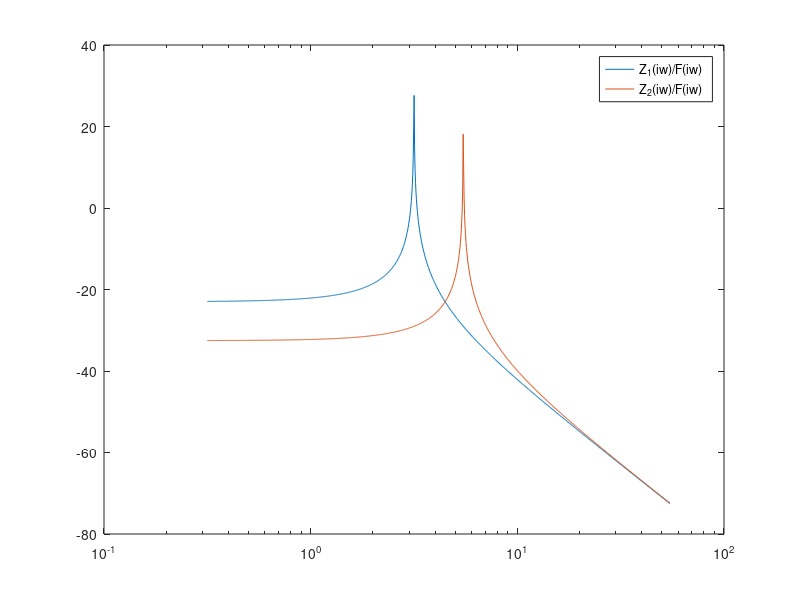
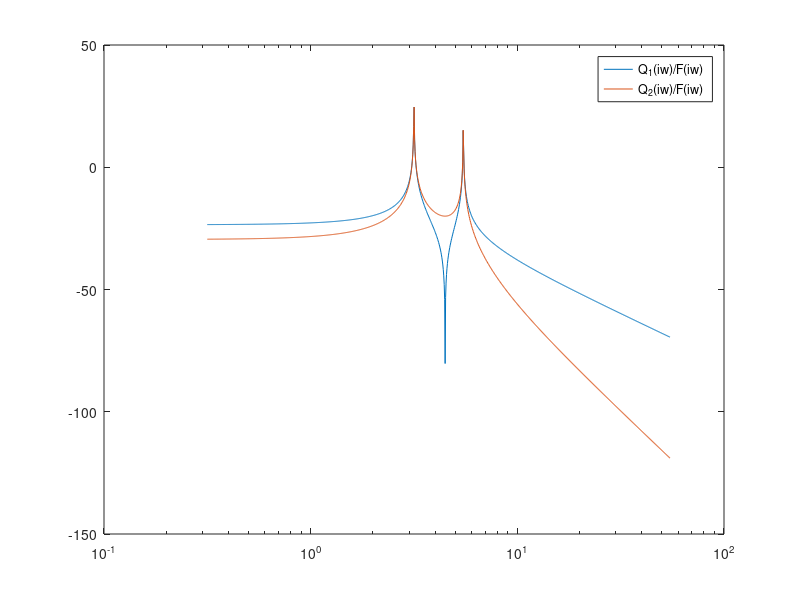
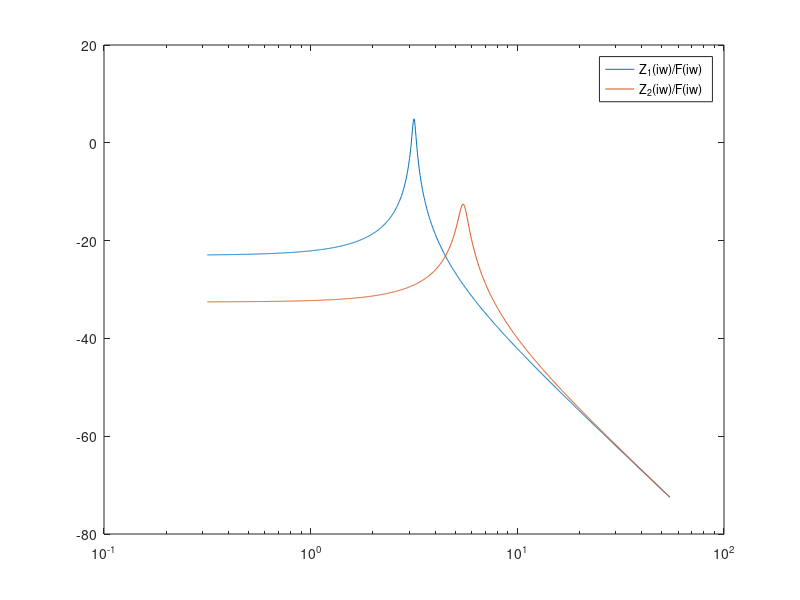
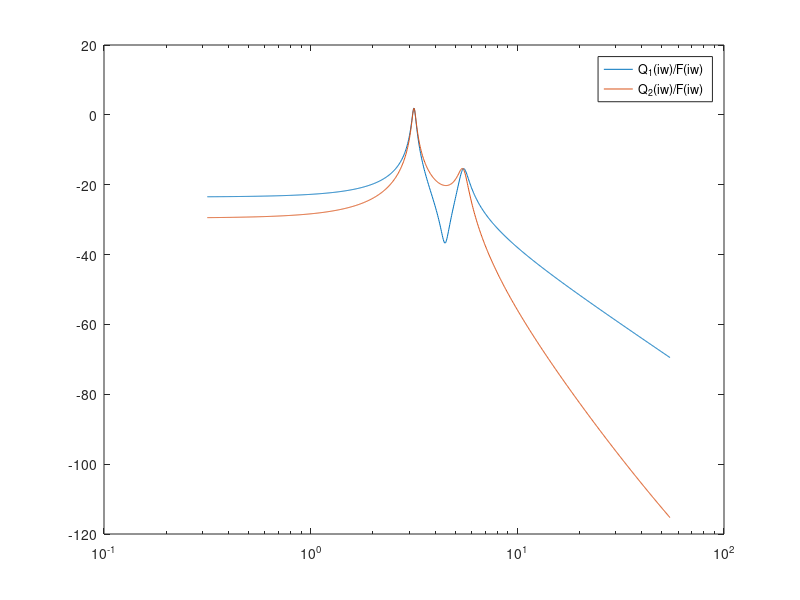

Recreate these plots in MATLAB, in order.
% twoDOF_forced_modal_resp.m

clear all;
close all;

m1 = 1;
m2 = 1;
k1 = 10;
k2 = 10;
k3 = 10;
M = diag([m1 m2]);
K = [k1+k2 -k2; -k2 k2+k3];
B = [1 0]';
F = 1;

% compute mass-normalized modes
L = chol(M,'lower')
Ktilde = (L\K)/L'			% same as Ktilde = inv(L)*K*inv(L')
[P,D] = eig(Ktilde)
wn = sqrt(diag(D))
zeta = 0*wn;

% modal frequency responses
N = length(wn);
w = logspace(log10(0.1*wn(1)),log10(10*wn(end)),1001);
Gtilde = zeros(N,length(w));		% modal transfer functions
Z_F = zeros(N,length(w));	% Z(iw)/F(iw)
alpha = P'*(L\B)			% same as alpha = P'*inv(L)*B
for i = 1:N
	Gtilde(i,:) = 1./(-w.^2+(1i*2*zeta(i)*wn(i))*w+wn(i)^2);
	Z_F(i,:) = Gtilde(i,:)*alpha(i,:)*F;
end

% physical frequency responses
Q_F = zeros(N,length(w));
for j = 1:length(w)
	temp = zeros(N,N);
	for i = 1:N
		temp = temp + Gtilde(i,j)*P(:,i)*P(:,i)';
	end
	Q_F(:,j) = (L'\temp)*(L\B);		% same as Q_F(:,j) = inv(L')*temp*inv(L)*B
end

% Bode plots
figure;
semilogx(w,20*log10(abs(Z_F)));
legend('Z_1(iw)/F(iw)','Z_2(iw)/F(iw)');

figure;
semilogx(w,20*log10(abs(Q_F)));
legend('Q_1(iw)/F(iw)','Q_2(iw)/F(iw)');

% --------------------------------------------------------------------------------------------------
% put some damping in
% modal frequency responses
zeta = [0.02 0.05]';
wd = wn.*sqrt(1-zeta.^2)
wp = wn.*sqrt(1-2*zeta.^2)
for i = 1:N
	Gtilde(i,:) = 1./(-w.^2+(1i*2*zeta(i)*wn(i))*w+wn(i)^2);
	Z_F(i,:) = Gtilde(i,:)*alpha(i,:)*F;
end

% physical frequency responses
Q_F = zeros(N,length(w));
for j = 1:length(w)
	temp = zeros(N,N);
	for i = 1:N
		temp = temp + Gtilde(i,j)*P(:,i)*P(:,i)';
	end
	Q_F(:,j) = (L'\temp)*(L\B);		% same as Q_F(:,j) = inv(L')*temp*inv(L)*B
end

% Bode plots
figure;
semilogx(w,20*log10(abs(Z_F)));
legend('Z_1(iw)/F(iw)','Z_2(iw)/F(iw)');

figure;
semilogx(w,20*log10(abs(Q_F)));
legend('Q_1(iw)/F(iw)','Q_2(iw)/F(iw)');

% --------------------------------------------------------------------------------------------------
% setup state space model for time simulation
alpha = 2*wn(1)*wn(2)*(zeta(1)*wn(2)-zeta(2)*wn(1))/(wn(2)^2-wn(1)^2)
beta = 2*(zeta(2)*wn(2)-zeta(1)*wn(1))/(wn(2)^2-wn(1)^2)
C = alpha*M + beta*K;
A_ss = [zeros(N) eye(N); -M\K -M\C]
B_ss = [zeros(N,length(F)); M\B]
C_ss = [eye(N) zeros(N)]
sys = ss(A_ss,B_ss,C_ss,0);
damp(sys)

% time simulation
w_f = 4.45;				% input frequency (rad/s)
t = linspace(0,50*2*pi/w_f,1001);
f = sin(w_f*t);
q = lsim(sys,f,t);
figure;
plot(t,q);